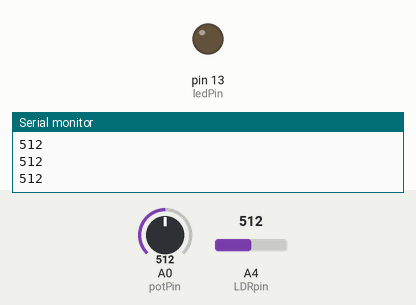
The program below on a simulated Arduino Uno, built with avr-gcc and run on an emulated ATmega328P. Parts: output pins drawn as LEDs (lit = HIGH), the last lines printed to the serial monitor. The test bench sets the inputs (shaded band); at power-on: A0 (potPin) = 512, A4 (LDRpin) = 512.

Above: at 1.2 s.
1.3 s: A0 (potPin) set to 470
2.8 s: A0 (potPin) set to 448
At 3.6 s:
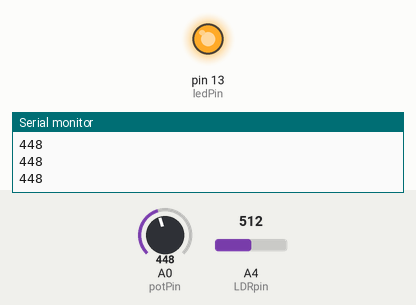
4.3 s: A0 (potPin) set to 511
At 4.7 s:
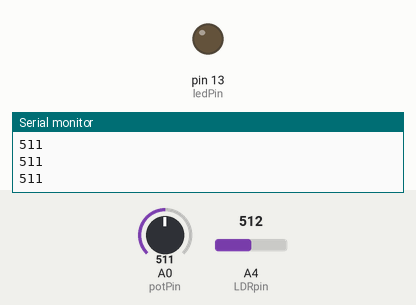
5.8 s: A0 (potPin) set to 306
At 7.1 s:
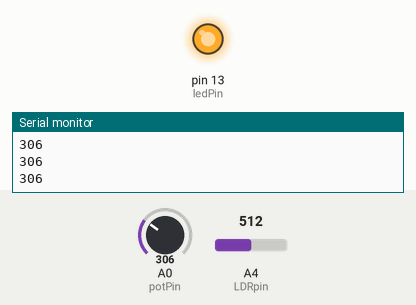
Timing chart, 0 to 8.3 s (numbered marks = the images above; inputs shaded):
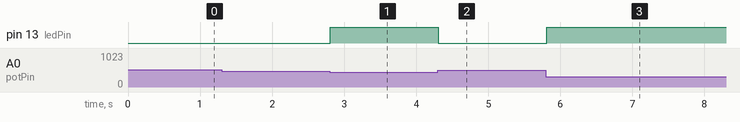

Measured:
- the behaviour switches between 462 and 461 on A0 (potPin) (found by bisection; images 0 and 1)
- after the input at 2.8 s, pin 13 (ledPin): LOW → HIGH at once
- after the input at 4.3 s, pin 13 (ledPin): HIGH → LOW at once
- after the input at 5.8 s, pin 13 (ledPin): LOW → HIGH at once

The program:

main.cpp
```cpp
#include <Arduino.h>

int potPin = A0;    // select the input pin for the potentiometer
int ledPin = 13;   // select the pin for the LED
int LDRpin = A4;
int val = 0;       // variable to store the value coming from the sensor

void setup() {
  Serial.begin(9600);
  pinMode(ledPin, OUTPUT);  // declare the ledPin as an OUTPUT
}

void loop() {
  val = analogRead(potPin); // read the value from the sensor

  Serial.println(analogRead(potPin));

  if (analogRead(LDRpin) > 50 + val)
  {
    digitalWrite(ledPin, HIGH);
  }
  else if (analogRead(LDRpin)< 80 + val){
    digitalWrite(ledPin, LOW);
  }
}
```
